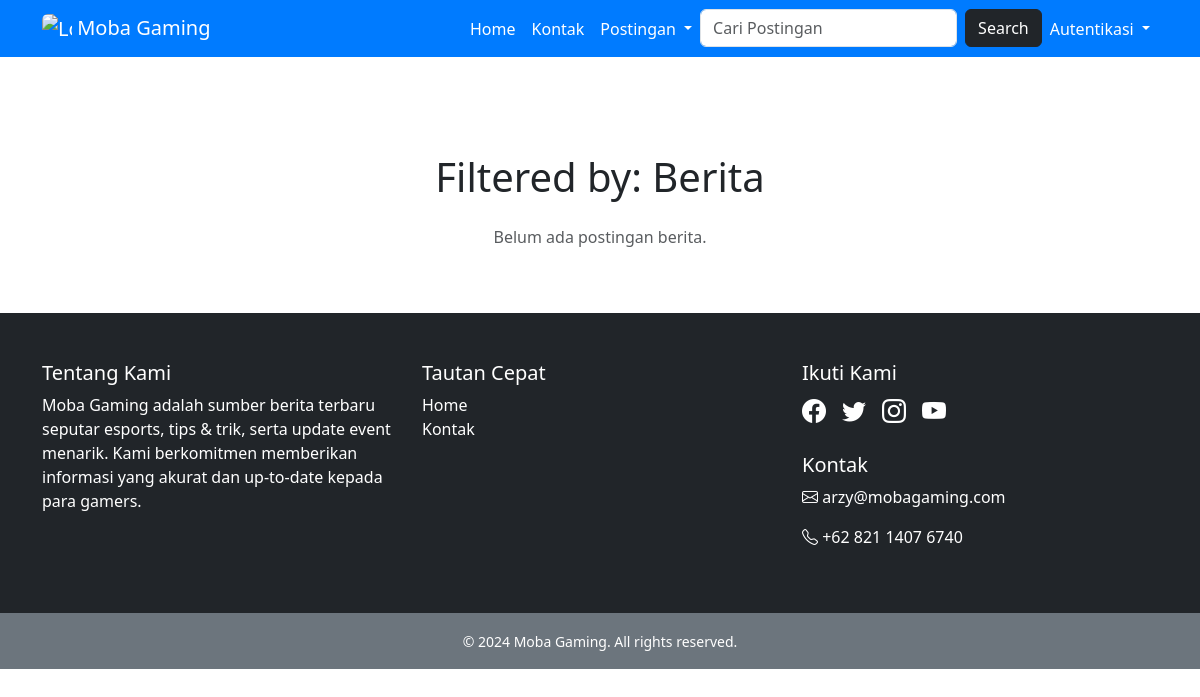
Page /berita on the earlier database version.
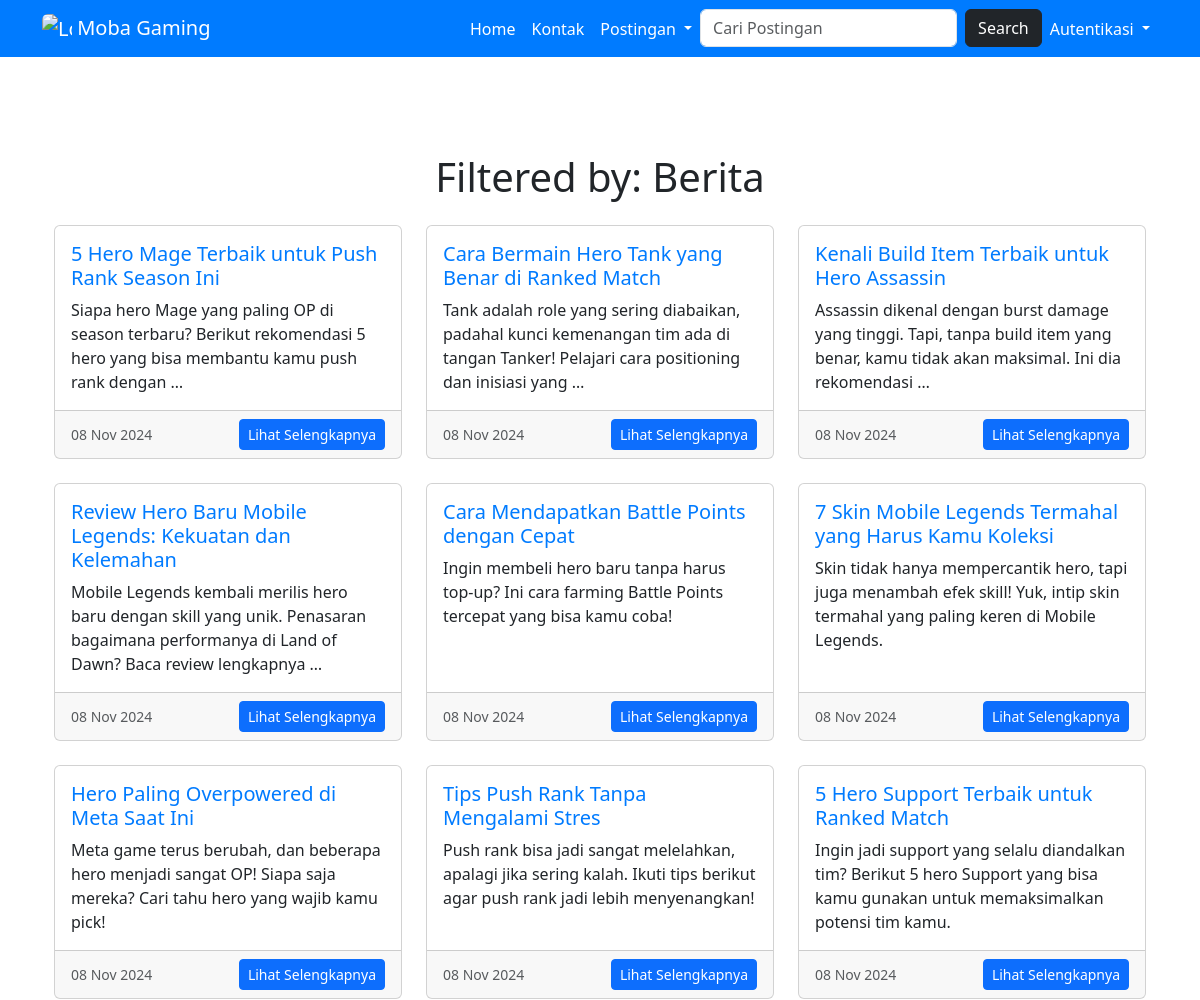
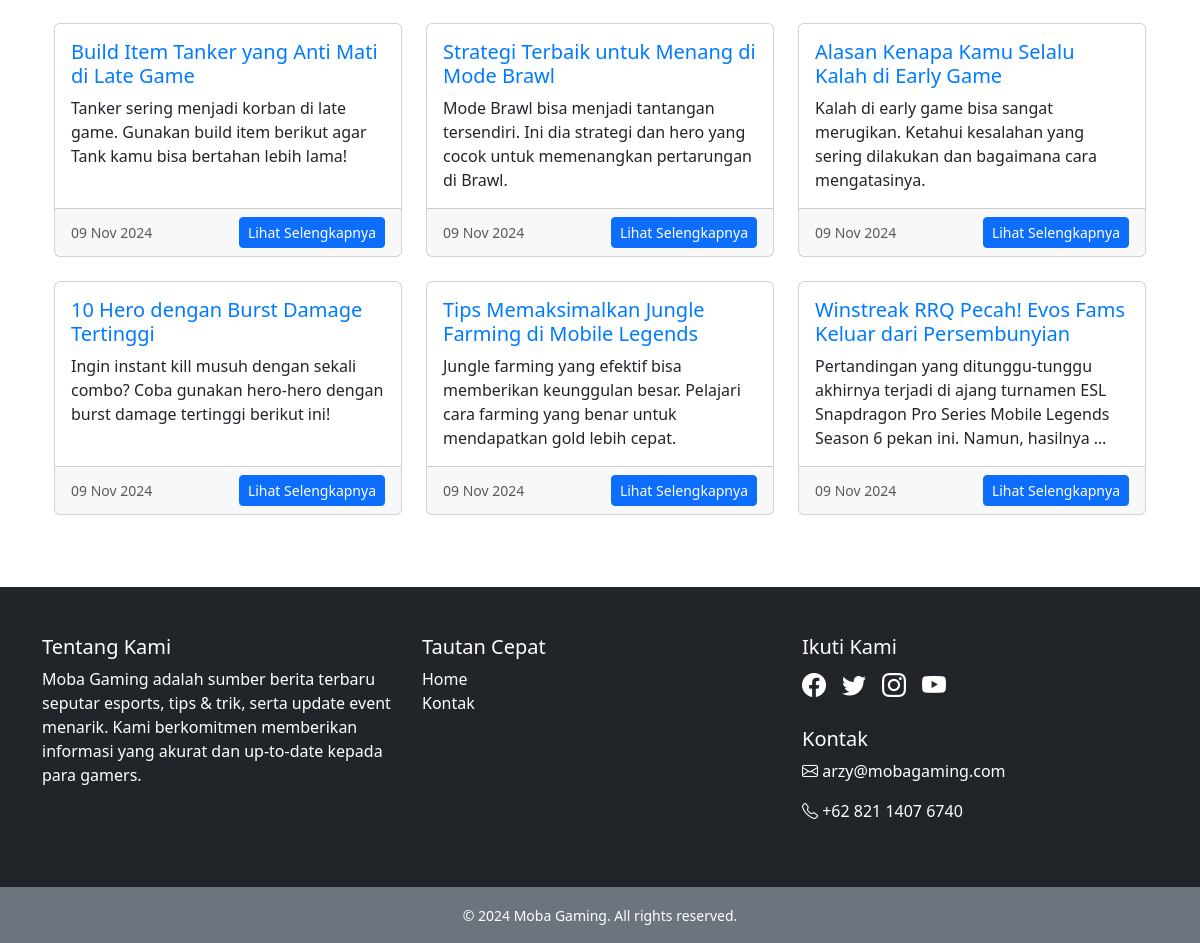
Same page on the later database version (2 pictures, top to bottom).
### berita/models.py (models this page shows, shortened)
class Post(models.Model):
    BERITA = 'berita'
    TURNAMEN = 'turnamen'
    BURSA_TRANSFER = 'bursa_transfer'
    TIPS = 'tips'
    CATEGORY_CHOICES = [
        (BERITA, 'Berita'),
        (TURNAMEN, 'Turnamen'),
        (TIPS, 'Tips'),
        (BURSA_TRANSFER, 'Bursa Transfer'),
    ]
    title = models.CharField(max_length=100)
    content = models.TextField()
    category = models.CharField(
        max_length=50,
        choices=CATEGORY_CHOICES,
        default=BERITA,  # Default kategori adalah Berita
    )
    slug = models.SlugField(max_length=200, unique=True, blank=True, null=True)
    created_at = models.DateField(auto_now_add=True)

### berita/views.py (the view)
# urls.py: path('berita', views.berita, name='berita'),
def berita(request):
    posts = Post.objects.filter(category="berita")
    return render(request, 'berita.html', {'posts': posts})

### berita/templates/berita.html
{% extends 'base.html' %} {% block content %} {% load static %}
<div class="container mt-5">
  <h1 class="text-center mb-4">Filtered by: Berita</h1>
  <div class="row">
    {% for post in posts %}
    <div class="col-md-4 mb-4">
      <div class="card h-100">
        <div class="card-body d-flex flex-column">
          <h5 class="card-title">
            <a href="{% url 'detail' post.slug %}" style="text-decoration: none; color: #007bff"> {{ post.title }} </a>
          </h5>
          <p class="card-text">{{ post.content|truncatewords:20 }}</p>
        </div>
        <div class="card-footer text-muted d-flex justify-content-between align-items-center">
          <small>{{ post.created_at|date:"d M Y" }}</small>
          <a href="{% url 'detail' post.slug %}" class="btn btn-primary btn-sm">Lihat Selengkapnya</a>
        </div>
      </div>
    </div>
    {% empty %}
    <div class="col-12 text-center text-muted">
      <p>Belum ada postingan berita.</p>
    </div>
    {% endfor %}
  </div>
</div>
{% endblock %}

Differences in the rows shown:
now on this page (row edited): Post: title "5 Hero Mage Terbaik untuk Push Rank Season Ini", content "Siapa hero Mage yang paling OP di season terbaru? Berikut rekomendasi 5 hero yang bisa membantu kamu push rank dengan …", created_at "08 Nov 2024"
now on this page (row edited): Post: title "Cara Bermain Hero Tank yang Benar di Ranked Match", content "Tank adalah role yang sering diabaikan, padahal kunci kemenangan tim ada di tangan Tanker! Pelajari cara positioning dan inisiasi yang …", created_at "08 Nov 2024"
now on this page (row edited): Post: title "Kenali Build Item Terbaik untuk Hero Assassin", content "Assassin dikenal dengan burst damage yang tinggi. Tapi, tanpa build item yang benar, kamu tidak akan maksimal. Ini dia rekomendasi …", created_at "08 Nov 2024"
now on this page (row edited): Post: title "Review Hero Baru Mobile Legends: Kekuatan dan Kelemahan", content "Mobile Legends kembali merilis hero baru dengan skill yang unik. Penasaran bagaimana performanya di Land of Dawn? Baca review lengkapnya …", created_at "08 Nov 2024"
now on this page (row edited): Post: title "Cara Mendapatkan Battle Points dengan Cepat", content "Ingin membeli hero baru tanpa harus top-up? Ini cara farming Battle Points tercepat yang bisa kamu coba!", created_at "08 Nov 2024"
now on this page (row edited): Post: title "7 Skin Mobile Legends Termahal yang Harus Kamu Koleksi", content "Skin tidak hanya mempercantik hero, tapi juga menambah efek skill! Yuk, intip skin termahal yang paling keren di Mobile Legends.", created_at "08 Nov 2024"
now on this page (row edited): Post: title "Hero Paling Overpowered di Meta Saat Ini", content "Meta game terus berubah, dan beberapa hero menjadi sangat OP! Siapa saja mereka? Cari tahu hero yang wajib kamu pick!", created_at "08 Nov 2024"
now on this page (row edited): Post: title "Tips Push Rank Tanpa Mengalami Stres", content "Push rank bisa jadi sangat melelahkan, apalagi jika sering kalah. Ikuti tips berikut agar push rank jadi lebih menyenangkan!", created_at "08 Nov 2024"
now on this page (row edited): Post: title "5 Hero Support Terbaik untuk Ranked Match", content "Ingin jadi support yang selalu diandalkan tim? Berikut 5 hero Support yang bisa kamu gunakan untuk memaksimalkan potensi tim kamu.", created_at "08 Nov 2024"
now on this page (row edited): Post: title "Build Item Tanker yang Anti Mati di Late Game", content "Tanker sering menjadi korban di late game. Gunakan build item berikut agar Tank kamu bisa bertahan lebih lama!", created_at "09 Nov 2024"
now on this page (row edited): Post: title "Strategi Terbaik untuk Menang di Mode Brawl", content "Mode Brawl bisa menjadi tantangan tersendiri. Ini dia strategi dan hero yang cocok untuk memenangkan pertarungan di Brawl.", created_at "09 Nov 2024"
now on this page (row edited): Post: title "Alasan Kenapa Kamu Selalu Kalah di Early Game", content "Kalah di early game bisa sangat merugikan. Ketahui kesalahan yang sering dilakukan dan bagaimana cara mengatasinya.", created_at "09 Nov 2024"
now on this page (row edited): Post: title "10 Hero dengan Burst Damage Tertinggi", content "Ingin instant kill musuh dengan sekali combo? Coba gunakan hero-hero dengan burst damage tertinggi berikut ini!", created_at "09 Nov 2024"
now on this page (row edited): Post: title "Tips Memaksimalkan Jungle Farming di Mobile Legends", content "Jungle farming yang efektif bisa memberikan keunggulan besar. Pelajari cara farming yang benar untuk mendapatkan gold lebih cepat.", created_at "09 Nov 2024"
now on this page (row edited): Post: title "Winstreak RRQ Pecah! Evos Fams Keluar dari Persembunyian", content "Pertandingan yang ditunggu-tunggu akhirnya terjadi di ajang turnamen ESL Snapdragon Pro Series Mobile Legends Season 6 pekan ini. Namun, hasilnya …", created_at "09 Nov 2024"
Other differences:
text no longer shown: "Belum ada postingan berita."
